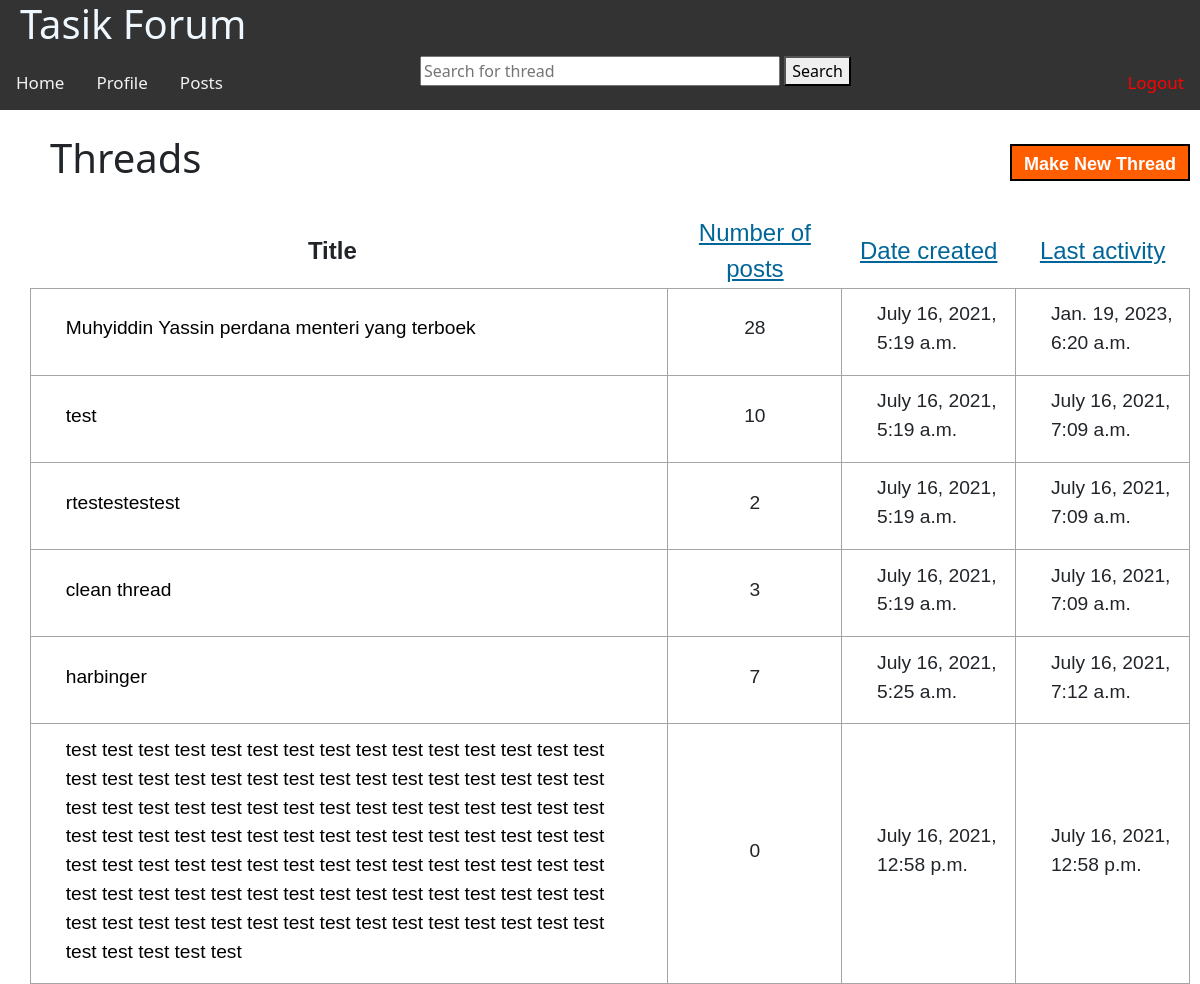
The app's page / (signed in) with its own data.
### main/models.py (models this page shows, shortened)
class Thread(models.Model):
    user = models.ForeignKey(User, on_delete=models.CASCADE, related_name="thread", null=True)
    name = models.CharField(max_length=200)
    created_at = models.DateTimeField(auto_now_add=True, null=True)
    edited_at = models.DateTimeField(auto_now=True, null=True)
    post_count = models.IntegerField(default=0)

### main/views.py (the view)
# urls.py: 2. Add a URL to urlpatterns:  path('', views.home, name='home')
def home(response):
    ls = Thread.objects.all()
    if response.method == 'POST':
        if response.POST.get("save"):
            txt = response.POST.get("new")
            txt2 = response.user
            t = Thread.objects.create(name=txt,user=txt2)
            return HttpResponseRedirect("/threads/%i" %t.id)
        elif response.POST.get("sort-number"):
            ls = ls.order_by("-post_count")
        elif response.POST.get("sort-created"):
            ls = ls.order_by("-created_at")
        elif response.POST.get("sort-last"):
            ls = ls.order_by("-edited_at")
        return render(response, 'main/home.html',{"ls":ls})
    else:
        return render(response, 'main/home.html',{"ls":ls,"current_user":response.user})

### main/templates/main/home.html (shortened to what this page needs)
{% extends 'main/base.html' %}
{% block topnav %}
<a href="/userposts/{{current_user}}" style="float: left;">Posts</a>
{% endblock %}
{% block content %}
<br>
<h1 style="padding-left:20px;">
    Threads <a class="button" href='#' onclick='overlay()'>Make New Thread</a>
</h1>
<br>
<table id="threads">
    <tr class = "home-tr">
        <th class="home-td-c1">Title</th>
        <th>
            <form action="" method = "POST">
                <button class="link-button" type="submit" name="sort-number" value="sort-number">Number of posts</button>
            </form>
        </th>
        <th>
            <form action="" method = "POST">
                <button class="link-button" type="submit" name="sort-created" value="sort-created">Date created</button>
            </form>
        </th>
        <th>
            <form action="" method = "POST">
                <button class="link-button" type="submit" name="sort-last" value="sort-last">Last activity</button>
            </form>
        </th>
    </tr>
    {% for td in ls %}
            <tr onclick="window.location='/threads/{{td.id}}';">
                <td class="home-td-c1"><p><a href="/threads/{{td.id}}" style="color: black; text-decoration: none;">{{td.name}}</a></p></td>
                <td class="home-td-c2"><p style="text-align: center;">{{td.post_count}}</p></td>
                <td class="home-td-c3"><p style="text-align: left;">{{td.created_at}}</p></td>
                <td class="home-td-c4"><p style="text-align: left;">{{td.edited_at}}</p></td>
            </tr>
    {% endfor %}
</table>
{% endblock %}

### main/templates/main/base.html (style rules this page uses)
html { scroll-behavior: smooth; }
body { margin: 0; font-family: Arial, Helvetica, sans-serif; overflow: visible; }
.topnav a { float: right; color: #f2f2f2; text-align: center; padding: 14px 16px; text-decoration: none; font-size: 17px; }
#threads { font-family: Arial, Helvetica, sans-serif; border-collapse: collapse; width: 100%; background-color: rgba(255, 255, 255, 0.808); }
#threads td { border: 1px solid rgb(165, 165, 165); padding-top: 1%; padding-left: 3%; cursor: pointer; }
#threads th { font-size: 1.5em; text-align: center; }
.home-td-c1 { width:55%; text-align: left; font-size: 1.2em; padding-right: 3%; }
.home-td-c2 { width: 15%; vertical-align: middle; padding-right: 3%; font-size: 1.2em; }
.home-td-c3 { width: 15%; vertical-align: middle; font-size: 1.2em; }
.home-td-c4 { width: 15%; vertical-align: middle; font-size: 1.2em; }
.button { font: bold 18px Arial; text-decoration: none; background-color: #ff5e00; float: right; color: #ffffff; padding: 4px 12px 4px 12px; border-top: 2px solid #000000; border-right: 2px solid #000000; border-bottom: 2px solid #000000; border-left: 2px solid #000000; padding-top: 8px; margin-top:10px; }
table { width: 95%; }
.link-button { background: none!important; border: none; padding: 0!important; font-family: arial, sans-serif; color: #069; text-decoration: underline; cursor: pointer; }

### main/templates/main/home.html (style rules this page uses)
body { background-image: url('https://i.pinimg.com/originals/ec/11/7a/ec117a2614aad453a8b8f1a7d00cb7ce.jpg'); }

### records on screen
Thread: name "Muhyiddin Yassin perdana menteri yang terboek", post_count "28", created_at "July 16, 2021, 5:19 a.m.", edited_at "Jan. 19, 2023, 6:20 a.m."
Thread: name "test", post_count "10", created_at "July 16, 2021, 5:19 a.m.", edited_at "July 16, 2021, 7:09 a.m."
Thread: name "rtestestestest", post_count "2", created_at "July 16, 2021, 5:19 a.m.", edited_at "July 16, 2021, 7:09 a.m."
Thread: name "clean thread", post_count "3", created_at "July 16, 2021, 5:19 a.m.", edited_at "July 16, 2021, 7:09 a.m."
Thread: name "harbinger", post_count "7", created_at "July 16, 2021, 5:25 a.m.", edited_at "July 16, 2021, 7:12 a.m."
Thread: name "test test test test test test test test test test test test test test test test test test test test test test test test test test test test test test test test test test test test test test test test test test test test test test test test test test test test test test test test test test test test test test test test test test test test test test test test test test test test test test test test test test test test test test test test test test test test test test test test test test test test test test test test test test test test test test", post_count "0", created_at "July 16, 2021, 12:58 p.m.", edited_at "July 16, 2021, 12:58 p.m."
